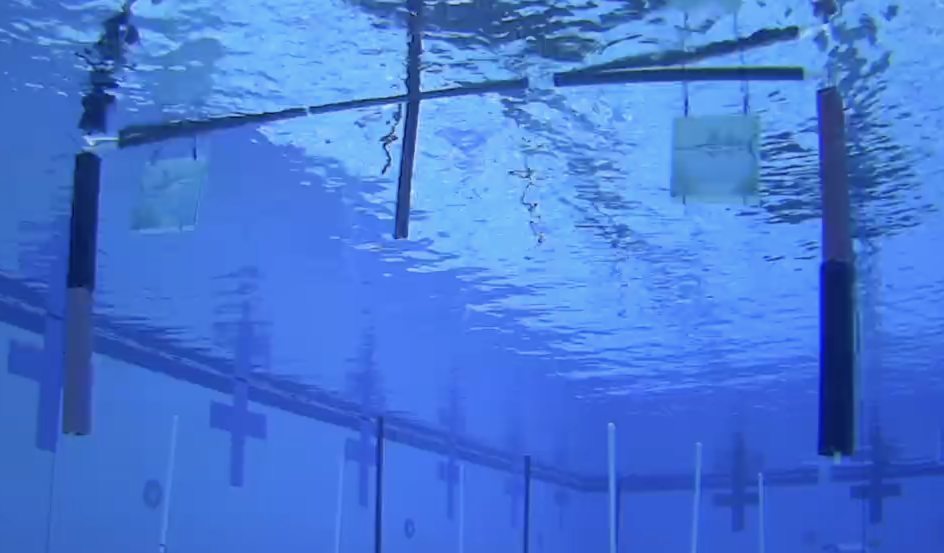
#> input picture Orientation/Gate1.png, 1888 x 1106 px (shown at 1/2 size)
$ python detectGate.py ../Orientation/Gate1.png   (older library calls are emulated)
#> lines starting #> are read from the running program, lines starting #| are printed output that depends on the picture; after the words box and inside, x2 and y2 are one past the last pixel; in counts of white or black regions, pixels touching at a corner belong together
import numpy as np
import cv2
import argparse
import sys
from PIL import Image
import time

video_file = 'truncated_semi_final_run.mp4'
EPSILON = 40
OVERLAP_EPS = 40

class Contour:
	def __init__(self, _x, _y, _w, _h, _area):
		self.x = _x
		self.y = _y
		self.w = _w
		self.h = _h
		self.area = _area

	def __str__(self):
		return str(self.__dict__)

	def __eq__(self, other):
		return self.__dict__ == other.__dict__

def imgDetect(file):
#> called with file = '../Orientation/Gate1.png'
	if isinstance(file, str):
		frame = cv2.imread(file)
#> frame is the input picture: shape (1106, 1888, 3); mean B, G, R 213.6, 119.7, 70
	else:
		frame = file

	hsv = cv2.cvtColor(frame, cv2.COLOR_BGR2HSV)
#> hsv: shape (1106, 1888, 3); mean H, S, V 109.5, 173.3, 213.6
	gray = cv2.cvtColor(hsv, cv2.COLOR_BGR2GRAY)
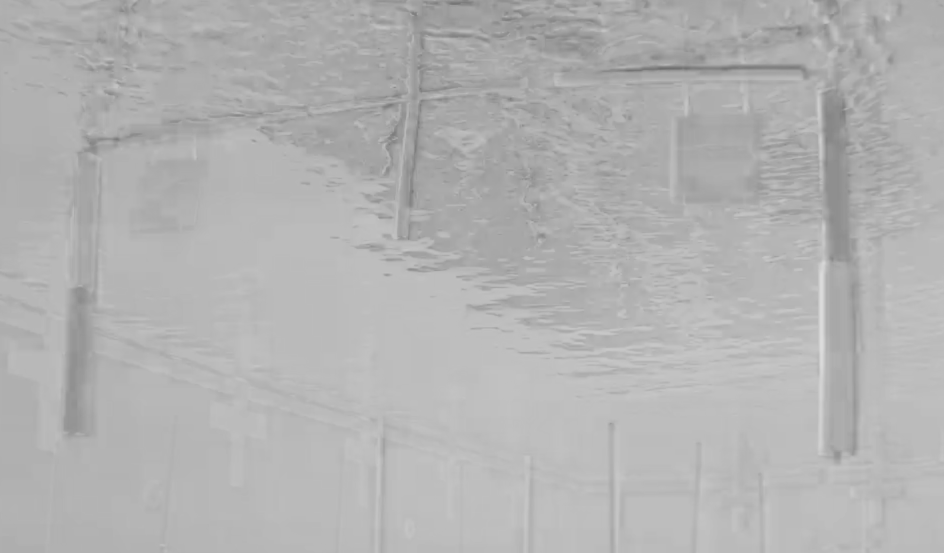
#> gray: shape (1106, 1888) (shown at 1/2 size); min 107, max 220, mean 178.1

	lower = np.array([29,40,36], dtype='uint8')
	upper = np.array([77,80,50], dtype='uint8')
	mask = cv2.inRange(hsv, lower, upper)
#> mask: shape (1106, 1888); every value is 0
	#filtered = cv2.bitwise_and(frame, frame, mask=mask)
	blur = cv2.GaussianBlur(gray, (3,3), 3)
	thresh = cv2.adaptiveThreshold(blur, 255, cv2.ADAPTIVE_THRESH_GAUSSIAN_C,\
            cv2.THRESH_BINARY, 7, 2)
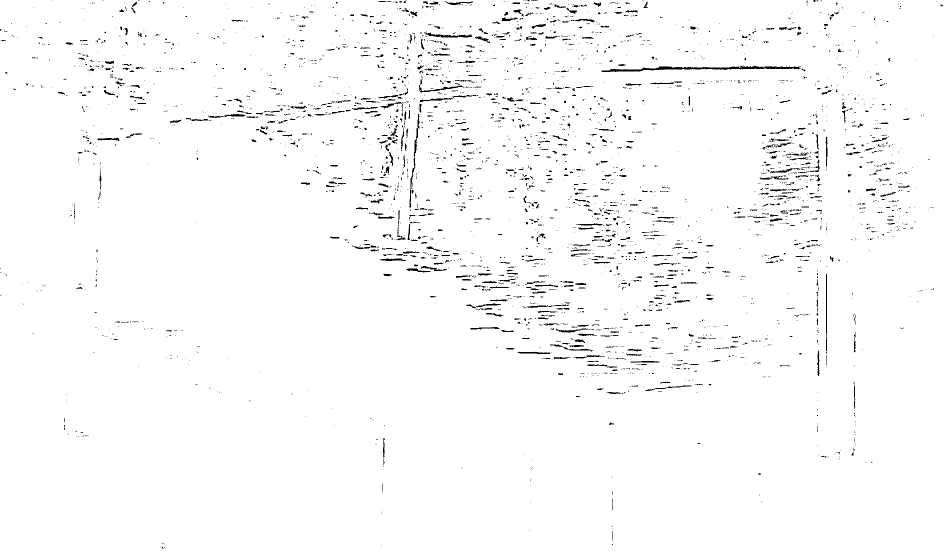
#> thresh: shape (1106, 1888) (shown at 1/2 size); 98% white; black in thin lines or dots
	#thresh = cv2.adaptiveThreshold(blur, 255, cv2.ADAPTIVE_THRESH_MEAN_C, cv2.THRESH_BINARY, 21, 5)
	canny = cv2.Canny(blur, 20, 70)
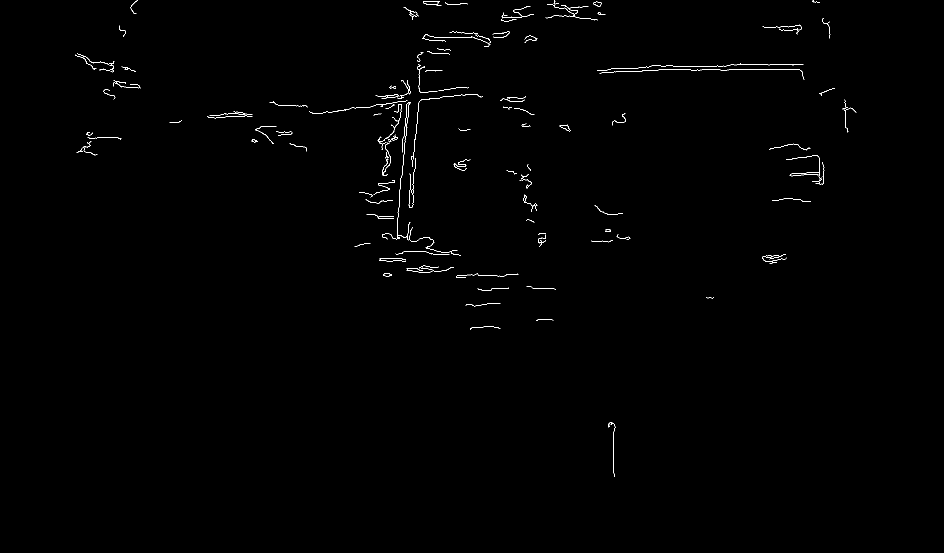
#> canny: shape (1106, 1888) (shown at 1/2 size); 0.45% white in thin lines or dots, all inside (x1, y1, x2, y2) = (150, 0, 1713, 954)
	#img, contours, hierarchy = cv2.findContours(canny.copy(), cv2.RETR_TREE, cv2.CHAIN_APPROX_SIMPLE)
	img = frame.copy()
	myContours = getContours(canny)
	sortedContours = sorted(myContours, key=lambda x: x.area)
	center = (0,0)
	if len(sortedContours) > 1:
		a,b = sortedContours[-1], sortedContours[-2]
		x,y = (a.x+b.x+a.w//2+b.w//2)//2, (a.y+b.y+a.h//2+b.h//2)//2
		center = (x,y)
		# [4 lines of commented-out code are left out]
	for cnt in sortedContours[-2:]:
		cv2.rectangle(img, (cnt.x, cnt.y), (cnt.x+cnt.w, cnt.y+cnt.h), (255,0,0), 2)
	cv2.imshow('Canny', canny)
	if isinstance(file, str):
		cv2.imshow('Frame', frame)
		cv2.imshow('HSV', hsv)
		cv2.imshow('Thresh', thresh)
		#cv2.imshow('Mask', mask)
		cv2.imshow('Canny', canny)
		cv2.imshow('Output', img)
		cv2.waitKey(0)
	return img, center

def videoDetect(file):
	#file = "D:/Documents/College Work/AUV/vision-testing" + file
	print("File name is: " + file)
	vid = cv2.VideoCapture(file)
	frames = 0
	FPS = 30
	avgLength = 10
	saver = cv2.VideoWriter('gateDetectionVideo.avi', cv2.VideoWriter_fourcc(*'MJPG'), 30, (640,360))
	centers = []
	while vid.isOpened():
		start = time.time()
		ret, frame = vid.read()
		if frame is None:
			continue
		h, w, d = frame.shape
		frame = cv2.resize(frame, (w//2, h//2))
		img, center = imgDetect(frame)
		if center != (0,0):
			centers.append(center)
			if len(centers) > avgLength:
				centers.pop(0)
			x, y = int(np.mean(np.array(centers)[:,0])), int(np.mean(np.array(centers)[:,1]))
			cv2.circle(img, (x,y), radius=5, color=(0,255,0), thickness=2)
		frames += 1
		# print(frames)
		# if frames == 500:
		# 	cv2.imwrite('test.png', frame)
		cv2.imshow('Frame', frame)
		cv2.imshow('Output', img)
		#saver.write(img)
		end = time.time()
		if (cv2.waitKey(1) & 0xFF) == ord('q') or frames > 900:
			break
	vid.release()
	cv2.destroyAllWindows()

def getContours(image):
	start = time.time()
	# [7 lines of commented-out code are left out]

	img, contours, hier = cv2.findContours(image.copy(), cv2.RETR_EXTERNAL, cv2.CHAIN_APPROX_SIMPLE)
#> contours = 115 contours, 102 with area under 20; largest, box (x1, y1, x2, y2) and area: (846, 2, 883, 12) 178, (1186, 3, 1203, 14) 102, (775, 269, 796, 284) 55, (819, 22, 837, 40) 40, (755, 208, 803, 300) 40

	rectContour = []
	contourImg = image.copy()
	limited = image.copy()
	combined = image.copy()
	for cn in contours:
		#area = cv2.contourArea(cn)
		x,y,w,h = cv2.boundingRect(cn)
		area = w*h
		cv2.rectangle(contourImg, (x,y), (x+w, y+h), 1, 1)
		if area > 100 and area < 10000 and h>w+10:
			rectContour.append(Contour(x,y,w,h, cv2.contourArea(cn)))
			cv2.rectangle(limited, (x,y), (x+w, y+h), 1, 1)
#> this loop made 115 passes
#> (x, y, w, h, area) on passes 2 to 13: (940, 653, 61, 6, 366), (1072, 638, 35, 4, 140), (931, 606, 70, 7, 490), (1412, 595, 16, 2, 32), (955, 575, 63, 7, 441), (1053, 573, 59, 6, 354), (912, 547, 125, 9, 1125), (766, 547, 18, 6, 108), (813, 536, 52, 9, 468), (842, 534, 66, 9, 594), (838, 531, 39, 6, 234), (758, 520, 54, 3, 162)
#> (x, y, w, h, area) on pass 46: (764, 285, 18, 67, 1206)
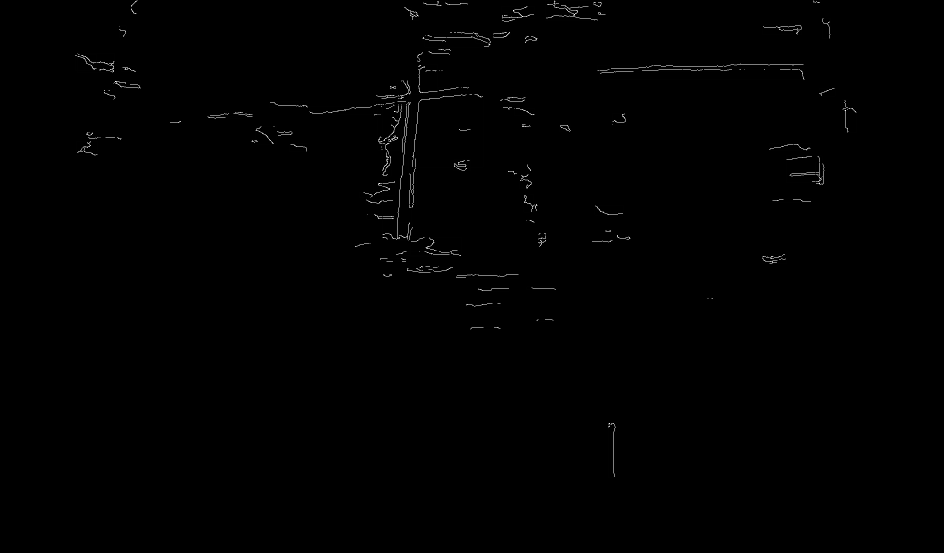
#> contourImg: shape (1106, 1888) (shown at 1/2 size); 0.73% of pixels changed, all inside (x1, y1, x2, y2) = (150, 0, 1714, 955)
#> limited: shape (1106, 1888); 0.09% of pixels changed, all inside (x1, y1, x2, y2) = (261, 0, 1714, 955)
#> after the loop, rectContour = 11 items

	# [10 lines of commented-out code are left out]
	combinedContours = combineContours(combineContours(combineContours(rectContour)))
#> the loop in combineContours, `for cnt in contours:` made 11 passes
#> after the loop in combineContours, `for cnt in contours:`: newContours = 9 items
#> the loop in combineContours (call 2), `for cnt in contours:` made 9 passes

	for cn in combinedContours:
		x,y,w,h = cn.x, cn.y, cn.w, cn.h
		cv2.rectangle(combined, (x,y), (x+w, y+h), 1, 1)
#> this loop made 9 passes
	#cv2.imshow('Combined Contours', invert)
	cv2.imwrite('combinedContours.jpg', combined)
	# [6 lines of commented-out code are left out]

	return combinedContours

def combineContours(contours):
	newContours = []
	for cnt in contours:
		add = True
		for other in newContours:
			if cnt != other and Intersect(cnt, other):
				merged = Merge(cnt, other)
				if cnt in newContours:
					newContours.remove(cnt)
				newContours.remove(other)
				newContours.append(merged)
				add = False
		if add:
			newContours.append(cnt)
	return newContours

def Intersect(A, B):
	left = max(A.x, B.x)
	top = max(A.y, B.y)
	right = min(A.x + A.w, B.x + B.w)
	bottom = min(A.y + A.h, B.y + B.h)
	return (left <= right or abs(left-right) <= OVERLAP_EPS) and ((abs(A.y-B.y) <= EPSILON or abs(A.y+A.h-B.y-B.h) <= EPSILON)) and abs(A.y-B.y) <= EPSILON*2 and abs(A.y+A.h-B.y-B.h) <= EPSILON*2


def Merge(A, B):
	left = min(A.x, B.x)
	top = min(A.y, B.y)
	right = max(A.x + A.w, B.x + B.w)
	bottom = max(A.y + A.h, B.y + B.h)
	return Contour(left, top, right - left, bottom - top, A.area+B.area)


ap = argparse.ArgumentParser()
ap.add_argument('file_name', type=str, help='File name of video or image')
ap.add_argument('--test', '-t', action='store_true')

if __name__ == '__main__':
	args = ap.parse_args()
	if args.file_name.lower().endswith('.mp4'):
		videoDetect(args.file_name)
	else:
		imgDetect(args.file_name)
#> the loop in imgDetect, `for cnt in sortedContours[-2:]:` made 2 passes
